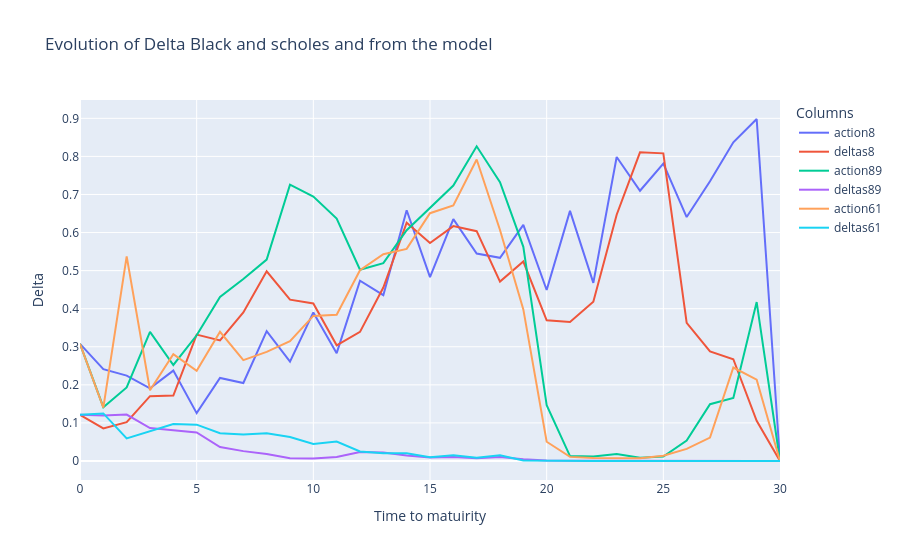

Here is the notebook cell this chart was saved with:
### Code cell
fig = go.Figure()
# Add traces for each column
for column in actions.columns[values]:
    fig.add_trace(go.Scatter(x=actions.index, y=actions[column], mode='lines', name=f"action{column}"))
    fig.add_trace(go.Scatter(x=deltas.index, y=deltas[column], mode='lines', name=f"deltas{column}"))

# Update layout
fig.update_layout(
    title='Evolution of Delta Black and scholes and from the model',
    xaxis_title='Time to matuirity',
    yaxis_title='Delta',
    template='plotly',
    legend=dict(title='Columns'),
)

# Show the plot
fig.show()
